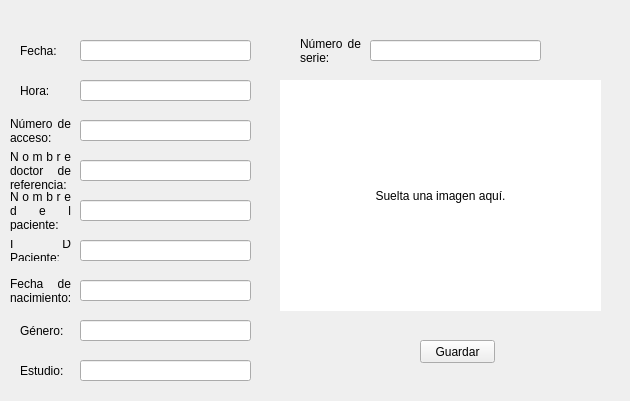
<?xml version="1.0" encoding="UTF-8"?>
<ui version="4.0">
 <class>Form</class>
 <widget class="QWidget" name="Form">
  <property name="geometry">
   <rect>
    <x>0</x>
    <y>0</y>
    <width>630</width>
    <height>401</height>
   </rect>
  </property>
  <property name="windowTitle">
   <string>Form</string>
  </property>
  <widget class="QLineEdit" name="CampoFecha">
   <property name="geometry">
    <rect>
     <x>80</x>
     <y>40</y>
     <width>171</width>
     <height>21</height>
    </rect>
   </property>
   <property name="maxLength">
    <number>32767</number>
   </property>
  </widget>
  <widget class="QLabel" name="label">
   <property name="geometry">
    <rect>
     <x>20</x>
     <y>40</y>
     <width>51</width>
     <height>21</height>
    </rect>
   </property>
   <property name="text">
    <string>Fecha:</string>
   </property>
   <property name="alignment">
    <set>Qt::AlignJustify|Qt::AlignVCenter</set>
   </property>
  </widget>
  <widget class="QLabel" name="label_2">
   <property name="geometry">
    <rect>
     <x>20</x>
     <y>80</y>
     <width>51</width>
     <height>21</height>
    </rect>
   </property>
   <property name="text">
    <string>Hora:</string>
   </property>
   <property name="alignment">
    <set>Qt::AlignJustify|Qt::AlignVCenter</set>
   </property>
  </widget>
  <widget class="QLineEdit" name="CampoHora">
   <property name="geometry">
    <rect>
     <x>80</x>
     <y>80</y>
     <width>171</width>
     <height>21</height>
    </rect>
   </property>
  </widget>
  <widget class="QLineEdit" name="CampoNumAcceso">
   <property name="geometry">
    <rect>
     <x>80</x>
     <y>120</y>
     <width>171</width>
     <height>21</height>
    </rect>
   </property>
  </widget>
  <widget class="QLabel" name="label_3">
   <property name="geometry">
    <rect>
     <x>10</x>
     <y>110</y>
     <width>61</width>
     <height>41</height>
    </rect>
   </property>
   <property name="text">
    <string>Número de acceso:</string>
   </property>
   <property name="alignment">
    <set>Qt::AlignJustify|Qt::AlignVCenter</set>
   </property>
   <property name="wordWrap">
    <bool>true</bool>
   </property>
  </widget>
  <widget class="QLineEdit" name="CampoNomPaciente">
   <property name="geometry">
    <rect>
     <x>80</x>
     <y>200</y>
     <width>171</width>
     <height>21</height>
    </rect>
   </property>
  </widget>
  <widget class="QLabel" name="label_4">
   <property name="geometry">
    <rect>
     <x>10</x>
     <y>240</y>
     <width>61</width>
     <height>21</height>
    </rect>
   </property>
   <property name="text">
    <string>ID Paciente:</string>
   </property>
   <property name="alignment">
    <set>Qt::AlignJustify|Qt::AlignVCenter</set>
   </property>
   <property name="wordWrap">
    <bool>true</bool>
   </property>
  </widget>
  <widget class="QLineEdit" name="CampoNomDocRef">
   <property name="geometry">
    <rect>
     <x>80</x>
     <y>160</y>
     <width>171</width>
     <height>21</height>
    </rect>
   </property>
   <property name="maxLength">
    <number>32767</number>
   </property>
  </widget>
  <widget class="QLabel" name="label_6">
   <property name="geometry">
    <rect>
     <x>10</x>
     <y>190</y>
     <width>61</width>
     <height>41</height>
    </rect>
   </property>
   <property name="text">
    <string>Nombre del paciente:</string>
   </property>
   <property name="alignment">
    <set>Qt::AlignJustify|Qt::AlignVCenter</set>
   </property>
   <property name="wordWrap">
    <bool>true</bool>
   </property>
  </widget>
  <widget class="QLineEdit" name="CampoIDPaciente">
   <property name="geometry">
    <rect>
     <x>80</x>
     <y>240</y>
     <width>171</width>
     <height>21</height>
    </rect>
   </property>
  </widget>
  <widget class="QLabel" name="label_5">
   <property name="geometry">
    <rect>
     <x>10</x>
     <y>150</y>
     <width>61</width>
     <height>41</height>
    </rect>
   </property>
   <property name="text">
    <string>Nombre doctor de referencia:</string>
   </property>
   <property name="alignment">
    <set>Qt::AlignJustify|Qt::AlignVCenter</set>
   </property>
   <property name="wordWrap">
    <bool>true</bool>
   </property>
  </widget>
  <widget class="QLineEdit" name="CampoEstudio">
   <property name="geometry">
    <rect>
     <x>80</x>
     <y>360</y>
     <width>171</width>
     <height>21</height>
    </rect>
   </property>
  </widget>
  <widget class="QLabel" name="label_7">
   <property name="geometry">
    <rect>
     <x>20</x>
     <y>320</y>
     <width>61</width>
     <height>21</height>
    </rect>
   </property>
   <property name="text">
    <string>Género:</string>
   </property>
   <property name="alignment">
    <set>Qt::AlignJustify|Qt::AlignVCenter</set>
   </property>
   <property name="wordWrap">
    <bool>true</bool>
   </property>
  </widget>
  <widget class="QLineEdit" name="CampoGenero">
   <property name="geometry">
    <rect>
     <x>80</x>
     <y>320</y>
     <width>171</width>
     <height>21</height>
    </rect>
   </property>
  </widget>
  <widget class="QLineEdit" name="CampoFechaNacimiento">
   <property name="geometry">
    <rect>
     <x>80</x>
     <y>280</y>
     <width>171</width>
     <height>21</height>
    </rect>
   </property>
   <property name="maxLength">
    <number>32767</number>
   </property>
  </widget>
  <widget class="QLabel" name="label_8">
   <property name="geometry">
    <rect>
     <x>10</x>
     <y>270</y>
     <width>61</width>
     <height>41</height>
    </rect>
   </property>
   <property name="text">
    <string>Fecha de nacimiento:</string>
   </property>
   <property name="alignment">
    <set>Qt::AlignJustify|Qt::AlignVCenter</set>
   </property>
   <property name="wordWrap">
    <bool>true</bool>
   </property>
  </widget>
  <widget class="QLabel" name="label_9">
   <property name="geometry">
    <rect>
     <x>20</x>
     <y>360</y>
     <width>61</width>
     <height>21</height>
    </rect>
   </property>
   <property name="text">
    <string>Estudio:</string>
   </property>
   <property name="alignment">
    <set>Qt::AlignJustify|Qt::AlignVCenter</set>
   </property>
   <property name="wordWrap">
    <bool>true</bool>
   </property>
  </widget>
  <widget class="QLabel" name="label_10">
   <property name="geometry">
    <rect>
     <x>300</x>
     <y>30</y>
     <width>61</width>
     <height>41</height>
    </rect>
   </property>
   <property name="text">
    <string>Número de serie:</string>
   </property>
   <property name="alignment">
    <set>Qt::AlignJustify|Qt::AlignVCenter</set>
   </property>
   <property name="wordWrap">
    <bool>true</bool>
   </property>
  </widget>
  <widget class="QLineEdit" name="CampoNumSerie">
   <property name="geometry">
    <rect>
     <x>370</x>
     <y>40</y>
     <width>171</width>
     <height>21</height>
    </rect>
   </property>
  </widget>
  <widget class="QLabel" name="CampoImagen">
   <property name="geometry">
    <rect>
     <x>280</x>
     <y>80</y>
     <width>321</width>
     <height>231</height>
    </rect>
   </property>
   <property name="styleSheet">
    <string notr="true">background-color: rgb(255, 255, 255);</string>
   </property>
   <property name="text">
    <string>Suelta una imagen aquí.</string>
   </property>
   <property name="alignment">
    <set>Qt::AlignCenter</set>
   </property>
   <property name="wordWrap">
    <bool>true</bool>
   </property>
  </widget>
  <widget class="QPushButton" name="BotonGuardar">
   <property name="geometry">
    <rect>
     <x>420</x>
     <y>340</y>
     <width>75</width>
     <height>23</height>
    </rect>
   </property>
   <property name="text">
    <string>Guardar</string>
   </property>
  </widget>
 </widget>
 <resources/>
 <connections/>
</ui>
